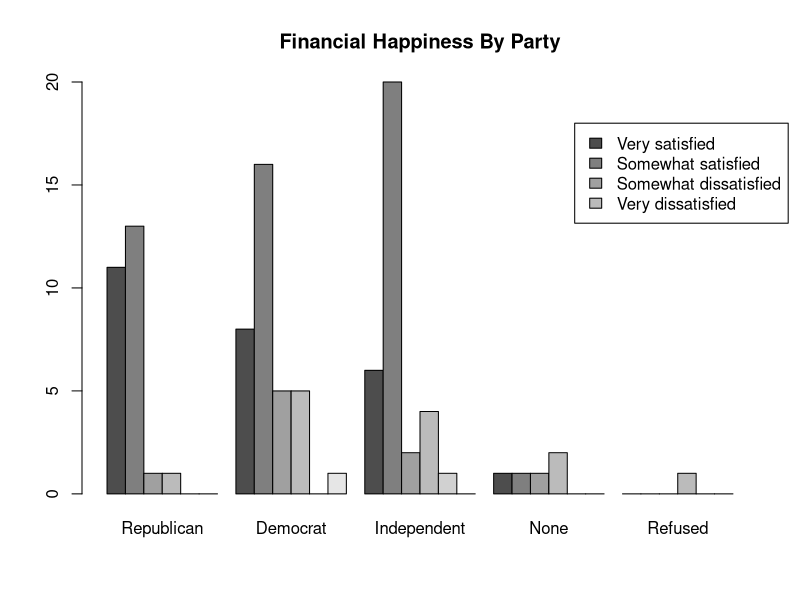
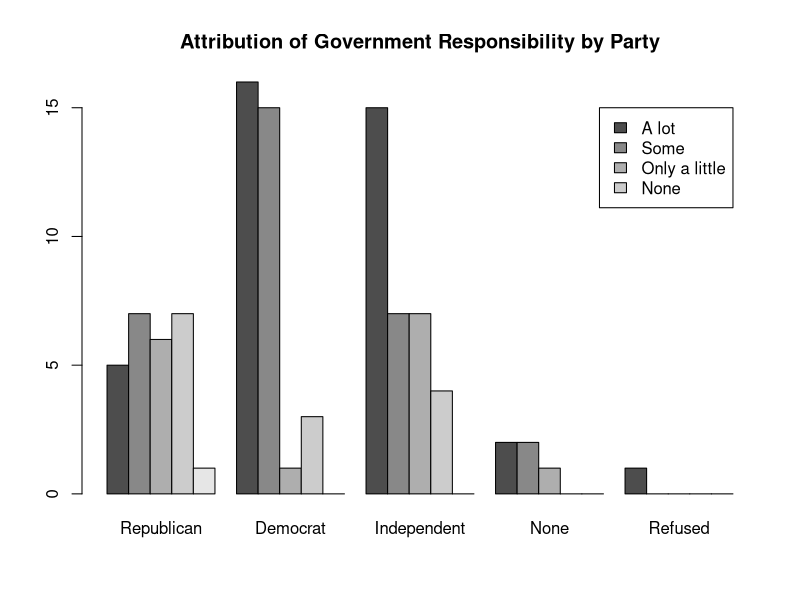
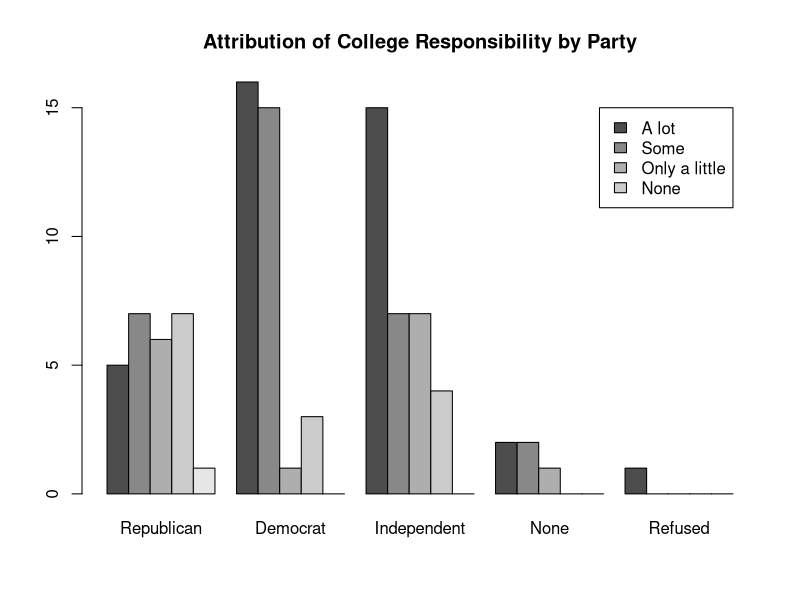

Source code (R) for these figures, in order:
data <- read.csv("american_jobs_data.csv", header=TRUE, sep=",")

#satisfaction statistics
familyLifeSatisfaction <- table(data$q2a)
familyParty <- table(data$q2a, data$party)
t.test(data$q2a[which(data$party==1)],data$q2a[which(data$party==2)],paired=FALSE,conf.level=0.95,alternative="two.sided")
familySex <- table(data$q2a, data$sex)
t.test(data$q2a[which(data$sex==1)],data$q2a[which(data$sex==2)],paired=FALSE,conf.level=0.95,alternative="two.sided")
familyEduc <- table(data$q2a, data$educ2)
familyAge <- table(data$q2a, data$age)
cor(data$q2a, data$age, use="complete.obs")

financialLifeSatisfaction <- table(data$q2b)
financialParty <- table(data$q2b, data$party)
t.test(data$q2b[which(data$party==1)],data$q2b[which(data$party==2)],paired=FALSE,conf.level=0.95,alternative="two.sided")
barplot(financialParty, beside=T, main="Financial Happiness By Party", names.arg=c("Republican","Democrat", "Independent", "None", "Refused"), legend.text=T, args.legend=list(x=38, y=18,legend=c("Very satisfied", "Somewhat satisfied", "Somewhat dissatisfied", "Very dissatisfied")))
financialSex <- table(data$q2b, data$sex)
t.test(data$q2b[which(data$sex==1)],data$q2b[which(data$sex==2)],paired=FALSE,conf.level=0.95,alternative="two.sided")
financialEduc <- table(data$q2b, data$educ2)
familyAge <- table(data$q2b, data$age)
cor(data$q2b, data$age, use="complete.obs")

workKindSatisfaction <- table(data$q2ef2)
workKindParty <- table(data$q2ef2, data$party)
t.test(data$q2ef2[which(data$party==1)],data$q2ef2[which(data$party==2)],paired=FALSE,conf.level=0.95,alternative="two.sided")
workKindSex <- table(data$q2ef2, data$sex)
t.test(data$q2ef2[which(data$sex==1)],data$q2ef2[which(data$sex==2)],paired=FALSE,conf.level=0.95,alternative="two.sided")
workKindEduc <- table(data$q2ef2, data$educ2)
familyAge <- table(data$q2ef2, data$age)
cor(data$q2ef2, data$age, use="complete.obs")

#blame statistics
jobAvailability <- table(data$q6f2)
jobAvailabilityParty <- table(data$q6f2, data$party)
t.test(data$q6f2[which(data$party==1)],data$q6f2[which(data$party==2)],paired=FALSE,conf.level=0.95,alternative="two.sided")
jobAvailabilitySex <- table(data$q6f2, data$sex)
t.test(data$q6f2[which(data$sex==1)],data$q6f2[which(data$sex==2)],paired=FALSE,conf.level=0.95,alternative="two.sided")
jobAvailabilityEduc <- table(data$q6f2, data$educ2)
familyAge <- table(data$q6f2, data$age)
cor(data$q6f2, data$age, use="complete.obs")

contractWorkerIncrease <- table(data$q7ef2)
contractWorkerParty <- table(data$q7ef2, data$party)
t.test(data$q7ef2[which(data$party==1)],data$q7ef2[which(data$party==2)],paired=FALSE,conf.level=0.95,alternative="two.sided")
contractWorkerSex <- table(data$q7ef2, data$sex)
t.test(data$q7ef2[which(data$sex==1)],data$q7ef2[which(data$sex==2)],paired=FALSE,conf.level=0.95,alternative="two.sided")
contractWorkerEduc <- table(data$q7ef2, data$educ2)
familyAge <- table(data$q7ef2, data$age)
cor(data$q7ef2, data$age, use="complete.obs")

outsourcingIncrease <- table(data$q7ff2)
contractWorkerParty <- table(data$q7ff2, data$party)
t.test(data$q7ff2[which(data$party==1)],data$q7ff2[which(data$party==2)],paired=FALSE,conf.level=0.95,alternative="two.sided")
contractWorkerSex <- table(data$q7ff2, data$sex)
t.test(data$q7ff2[which(data$sex==1)],data$q7ff2[which(data$sex==2)],paired=FALSE,conf.level=0.95,alternative="two.sided")
contractWorkerEduc <- table(data$q7ff2, data$educ2)
familyAge <- table(data$q7ff2, data$age)
cor(data$q7ff2, data$age, use="complete.obs")

techUsageIncrease <- table(data$q7gf2)
techUsageParty <- table(data$q7gf2, data$party)
t.test(data$q7gf2[which(data$party==1)],data$q7gf2[which(data$party==2)],paired=FALSE,conf.level=0.95,alternative="two.sided")
techUsageSex <- table(data$q7gf2, data$sex)
t.test(data$q7gf2[which(data$sex==1)],data$q7gf2[which(data$sex==2)],paired=FALSE,conf.level=0.95,alternative="two.sided")
techUsage <- table(data$q7gf2, data$educ2)
familyAge <- table(data$q7gf2, data$age)
cor(data$q7gf2, data$age, use="complete.obs")

usExportIncrease <- table(data$q7hf2)
usExportParty <- table(data$q7hf2, data$party)
t.test(data$q7hf2[which(data$party==1)],data$q7hf2[which(data$party==2)],paired=FALSE,conf.level=0.95,alternative="two.sided")
usExportSex <- table(data$q7hf2, data$sex)
t.test(data$q7hf2[which(data$sex==1)],data$q7hf2[which(data$sex==2)],paired=FALSE,conf.level=0.95,alternative="two.sided")
usExportEduc <- table(data$q7hf2, data$educ2)
familyAge <- table(data$q7hf2, data$age)
cor(data$q7hf2, data$age, use="complete.obs")

#responsibility statistics
governmentResponsibility <- table(data$q8df2)
governmentResponsibilityParty <- table(data$q8df2, data$party)
t.test(data$q8df2[which(data$party==1)],data$q8df2[which(data$party==2)],paired=FALSE,conf.level=0.95,alternative="two.sided")
barplot(governmentResponsibilityParty, beside=T, main="Attribution of Government Responsibility by Party", names.arg=c("Republican","Democrat", "Independent", "None", "Refused"), legend.text=T, args.legend=list(x=30, y=15,legend=c("A lot", "Some", "Only a little", "None")))
governmentResponsibilitySex <- table(data$q8df2, data$sex)
t.test(data$q8df2[which(data$sex==1)],data$q8df2[which(data$sex==2)],paired=FALSE,conf.level=0.95,alternative="two.sided")
governmentResponsibilityEduc <- table(data$q8df2, data$educ2)
familyAge <- table(data$q8df2, data$age)
cor(data$q8df2, data$age, use="complete.obs")

employerResponsibility <- table(data$q8ef2)
employerResponsibilityParty <- table(data$q8ef2, data$party)
t.test(data$q2ef2[which(data$party==1)],data$q2ef2[which(data$party==2)],paired=FALSE,conf.level=0.95,alternative="two.sided")
employerResponsibilitySex <- table(data$q8ef2, data$sex)
t.test(data$q2ef2[which(data$sex==1)],data$q2ef2[which(data$sex==2)],paired=FALSE,conf.level=0.95,alternative="two.sided")
employerResponsibilityEduc <- table(data$q8ef2, data$educ2)
familyAge <- table(data$q2ef2, data$age)
cor(data$q2ef2, data$age, use="complete.obs")

collegeResponsibility <- table(data$q8ff2)
collegeResponsibilityParty <- table(data$q8ff2, data$party)
t.test(data$q8ff2[which(data$party==1)],data$q8ff2[which(data$party==2)],paired=FALSE,conf.level=0.95,alternative="two.sided")
barplot(governmentResponsibilityParty, beside=T, main="Attribution of College Responsibility by Party", names.arg=c("Republican","Democrat", "Independent", "None", "Refused"), legend.text=T, args.legend=list(x=30, y=15,legend=c("A lot", "Some", "Only a little", "None")))
collegeResponsibilitySex <- table(data$q8ff2, data$sex)
t.test(data$q8ff2[which(data$sex==1)],data$q8ff2[which(data$sex==2)],paired=FALSE,conf.level=0.95,alternative="two.sided")
collegeResponsibilityEduc <- table(data$q8ff2, data$educ2)
familyAge <- table(data$q8ff2, data$age)
cor(data$q8ff2, data$age, use="complete.obs")

#education statistics
fourYearPreparation <- table(data$q11fa)
fourYearPrepParty <- table(data$q11fa, data$party)
t.test(data$q11fa[which(data$party==1)],data$q11fa[which(data$party==2)],paired=FALSE,conf.level=0.95,alternative="two.sided")
fourYearPrepSex <- table(data$q11fa, data$sex)
t.test(data$q11fa[which(data$sex==1)],data$q11fa[which(data$sex==2)],paired=FALSE,conf.level=0.95,alternative="two.sided")
fourYearPrepEduc <- table(data$q11fa, data$educ2)
familyAge <- table(data$q11fa, data$age)
cor(data$q11fa, data$age, use="complete.obs")

twoYearPreparation <- table(data$q12fb)
twoYearPrepParty <- table(data$q12fb, data$party)
t.test(data$q12fb[which(data$party==1)],data$q12fb[which(data$party==2)],paired=FALSE,conf.level=0.95,alternative="two.sided")
twoYearPrepSex <- table(data$q12fb, data$sex)
t.test(data$q12fb[which(data$sex==1)],data$q12fb[which(data$sex==2)],paired=FALSE,conf.level=0.95,alternative="two.sided")
twoYearPrepEduc <- table(data$q12fb, data$educ2)
familyAge <- table(data$q12fb, data$age)
cor(data$q12fb, data$age, use="complete.obs")

profSchoolPreparation <- table(data$q13fc)
profSchoolPrepParty <- table(data$q13fc, data$party)
t.test(data$q13fc[which(data$party==1)],data$q13fc[which(data$party==2)],paired=FALSE,conf.level=0.95,alternative="two.sided")
profSchoolPrepSex <- table(data$q13fc, data$sex)
t.test(data$q13fc[which(data$sex==1)],data$q13fc[which(data$sex==2)],paired=FALSE,conf.level=0.95,alternative="two.sided")
profSchoolPrepEduc <- table(data$q13fc, data$educ2)
familyAge <- table(data$q13fc, data$age)
cor(data$q13fc, data$age, use="complete.obs")

#descriptive statistics
politicalParty <- table(data$party)
politicalParty
education <- table(data$educ2)
education
sex <- table(data$sex)
sex